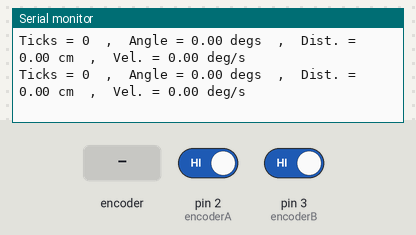
The sketch below on a simulated Arduino Uno, built with avr-gcc and run on an emulated ATmega328P. Shown: the last lines printed to the serial monitor. The test bench sets the inputs (shaded band); at power-on: pin 2 (encoderA) HIGH, pin 3 (encoderB) HIGH.

Above: at 1.2 s.
1.3 s: rotary encoder on pin 2 (encoderA) / pin 3 (encoderB) turned 1 step (first pin leading)
At 1.55 s:
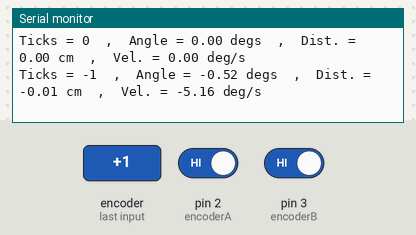
4.5 s: rotary encoder on pin 2 (encoderA) / pin 3 (encoderB) turned 2 steps (second pin leading)
At 4.62 s:
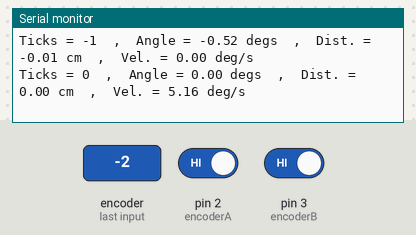
7.9 s: rotary encoder on pin 2 (encoderA) / pin 3 (encoderB) turned 1 step (first pin leading)
At 8.16 s:
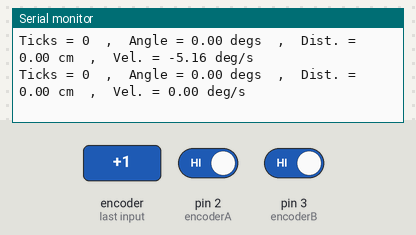
11.1 s: rotary encoder on pin 2 (encoderA) / pin 3 (encoderB) turned 1 step (first pin leading)
At 11.48 s:
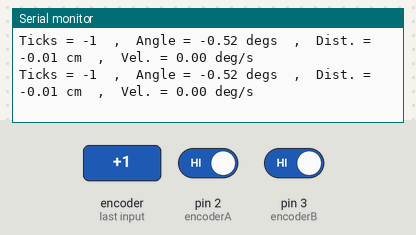
14.3 s: rotary encoder on pin 2 (encoderA) / pin 3 (encoderB) turned 1 step (first pin leading)
At 14.55 s:
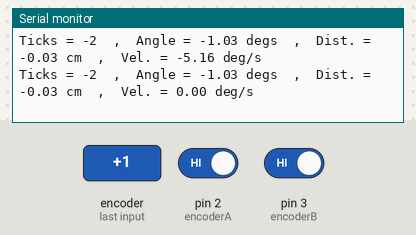
Timing chart, 0 to 17.3 s (numbered marks = the images above; inputs shaded):
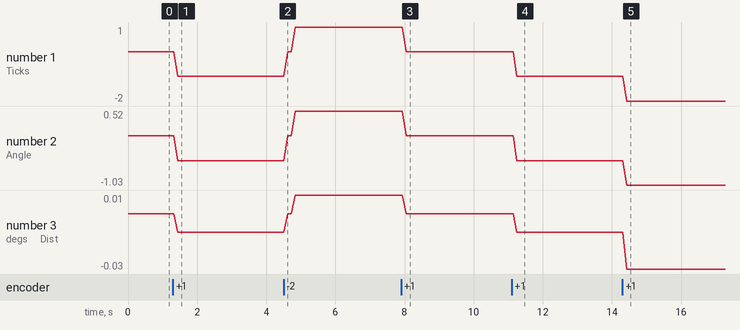

The sketch:

part2_encoder_calcs.ino
```cpp
//Code for Lab 4 part 2 calculating velocity etc.
//Callie Branyan 4/30/2019

//This version resets the angle to keep it within a -360 to 360 deg range over multiple revolutions
//Check student's set up as they might have only implemented a soln for one revolution spin the shaft at least twice for a signoff

//uses motor #3 which counts an average of 698 ticks for 1 revolution of the shaft

//Initialize pins and variables

//Channel A needs to be on interrupt pin 2
const int encoderA = 2;
const int encoderB = 3;
int ticks = 0;

float current_angle = 0.0;
float distance = 0.0;
float velocity = 0.0;
float old_angle = 0.0;

void setup() {

Serial.begin(9600);

pinMode(encoderA, INPUT);
pinMode(encoderB, INPUT);

//If seeing signal on Channel A, jump to interrupt to count ticks
attachInterrupt(digitalPinToInterrupt(encoderA), tick_counts, RISING);
}

void loop() {

//Keeps track of current angle for velocity calc
  current_angle = (360.0/698.0)*ticks;

//After really looking at the output on degrees when turning the shaft many revolutions in both directions there's something funky going on so this isn't completely working

//keeps angle on 0 to 360 range by calculating how many revolutions there's been
  if (current_angle >= 360) {
    current_angle = current_angle - (360.0 * (ticks/698));
  }
//keeps angle on -360 to 0 range and dealing with the sign on the ticks
  if (current_angle <= -360)  {
    current_angle = current_angle + (360.0 * (-1*ticks/698));
  }

//Circumference = 9 so you travel 9pi cm for every revolution and my motor has 698 ticks per 1 revolution
  distance = (9.0/698.0)*ticks;

//Use delay as dt so dt = 100ms and get d_theta by subtracting old angle from new angle
  velocity = (current_angle - old_angle) / 0.1; //dt = 100 ms = 0.1s

//Printing in a nice format
  Serial.print("Ticks = ");
  Serial.print(ticks);
  Serial.print("  ,  ");
  Serial.print("Angle = ");
  Serial.print(current_angle);
  Serial.print(" degs");
  Serial.print("  ,  ");
  Serial.print("Dist. = ");
  Serial.print(distance);
  Serial.print(" cm");
  Serial.print("  ,  ");
  Serial.print("Vel. = ");
  Serial.print(velocity);
  Serial.println(" deg/s");

//Sets old angle to current angle so we can do a velocity calculation
  old_angle = current_angle;

//Delay to set dt
  delay(100);

}

//function for counting ticks depending on state of Encoder Channel B
//Based on a check on an initial guess, my Channel B is HIGH when turning the shaft CW and low when turning CCW
void tick_counts() {
  if(digitalRead(encoderB) == HIGH)  {
    ticks = ticks + 1;
  }
  else {
    ticks = ticks - 1;
  }

}
```

Measured:
- after the input at 1.3 s, the serial monitor: prints a new line after 0.14 s (image 1)
- after the input at 4.5 s, the serial monitor: prints a new line after 0.12 s (image 2)
- after the input at 7.9 s, the serial monitor: prints a new line after 0.15 s (image 3)
- after the input at 11.1 s, the serial monitor: prints a new line after 0.15 s (image 4)
- after the input at 14.3 s, the serial monitor: prints a new line after 0.13 s (image 5)
- plotted number 1: 0 → -1 after the input at 1.3 s, -1 → 1 after the input at 4.5 s, 0 → -1 after the input at 11.1 s, -1 → -2 after the input at 14.3 s
- plotted number 2: 0 → -0.52 after the input at 1.3 s, -0.52 → 0.52 after the input at 4.5 s, 0 → -0.52 after the input at 11.1 s, -0.52 → -1.03 after the input at 14.3 s
- plotted number 3: 0 → -0.01 after the input at 1.3 s, -0.01 → 0.01 after the input at 4.5 s, 0 → -0.01 after the input at 11.1 s, -0.01 → -0.03 after the input at 14.3 s
